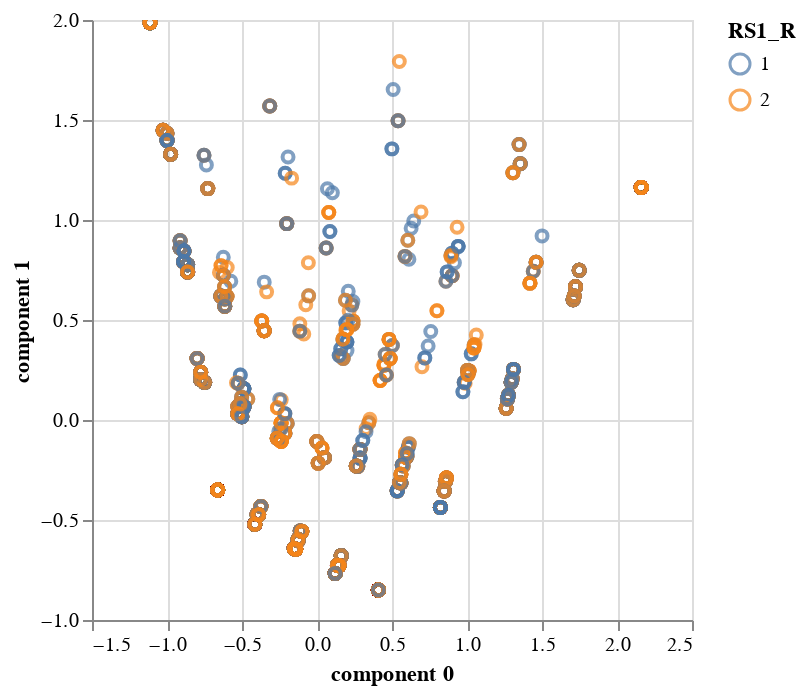

This figure's notebook cell:
### Code cell
from prince import PCA, MCA

data_dem = arcom.filter(regex=r"DEM_R_(\d+)").copy()

acm = MCA(n_components=2, check_input=True)

acm.fit(data_dem)

data_dem_tr = pd.concat([acm.transform(data_dem), arcom[var].apply(str)], axis=1)

data_dem_tr.columns = ["component 0", "component 1", var]

chart_1 = acm.plot(data_dem)

chart_2 = alt.Chart(data_dem_tr).mark_point().encode(
    x='component 0',
    y='component 1',
    color=var
).interactive()

chart_1

chart_2

### Figure 1 — Vega-Lite specification as saved in the notebook (floating-point values rounded to 4 significant figures; data arrays with more than 128 entries replaced by an {"elided": "..."} marker saying what was removed)
{"usermeta": {"embedOptions": {"theme": "carbong100"}}, "config": {"view": {"continuousWidth": 300, "continuousHeight": 300}}, "data": {"name": "data-c012fbafe886be9a1147bbdcabc933a3"}, "mark": {"type": "point"}, "encoding": {"color": {"field": "RS1_R", "type": "nominal"}, "x": {"field": "component 0", "type": "quantitative"}, "y": {"field": "component 1", "type": "quantitative"}}, "params": [{"name": "param_15", "select": {"type": "interval", "encodings": ["x", "y"]}, "bind": "scales"}], "$schema": "https://vega.github.io/schema/vega-lite/v5.20.1.json", "datasets": {"data-c012fbafe886be9a1147bbdcabc933a3": {"elided": "3346 records"}}}
